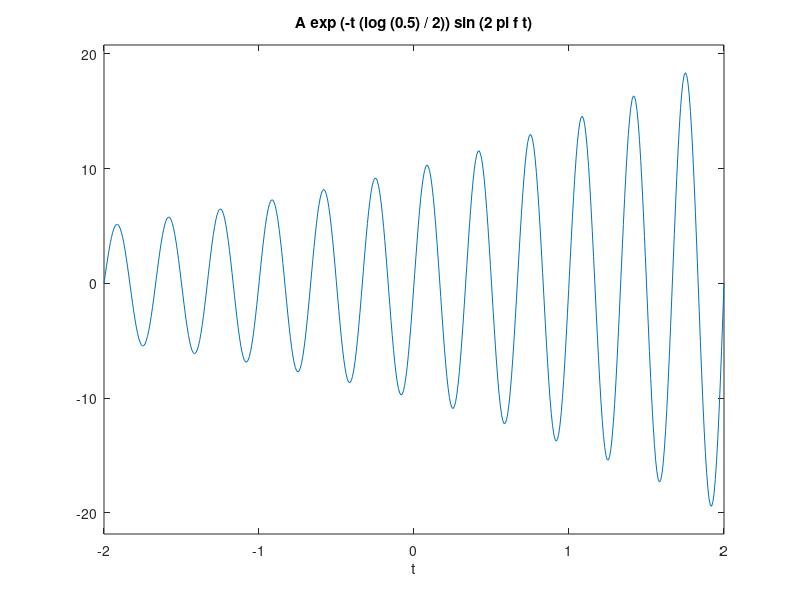

This figure's MATLAB source:
%Essa expressao pode ser encontrada como "damped sine wave"

A = 10; % amplitude
f = 3; % frequencia
T = 1/f; % periodo
t = [-2:T/100:2];

s = @(t) A*exp(-t*(log(0.5)/2)).*sin(2*pi*f*t); 
% o @(t) é para criar uma funcao anonima da expressao
ezplot(s,[-2,2])
